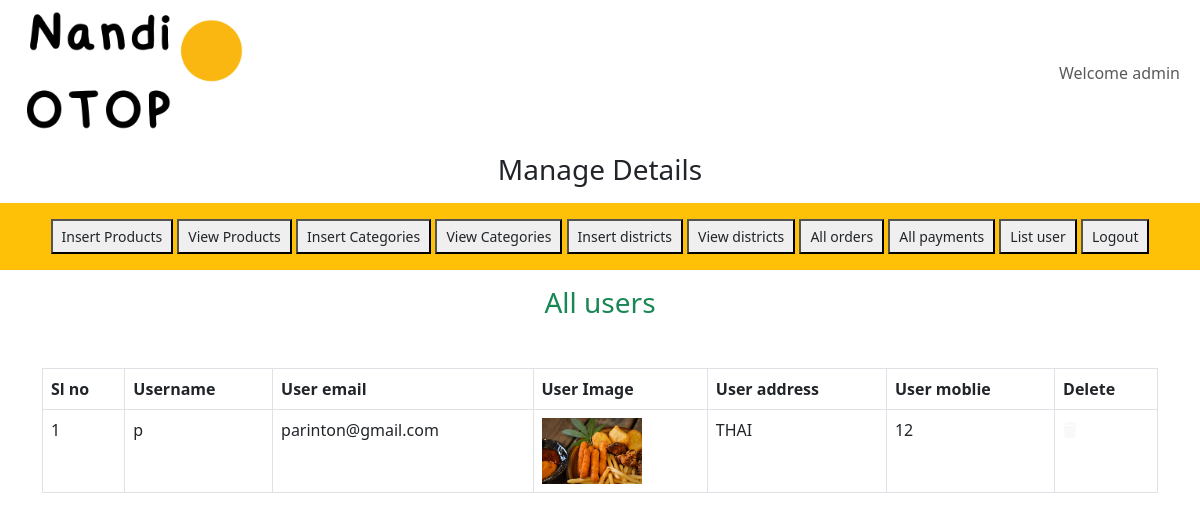
Screenshot of /admin_area/index.php?list_users (signed in) with the database file from the repository.
### tables this page shows
CREATE TABLE `user_table` (
  `user_id` int(11) NOT NULL,
  `username` varchar(100) NOT NULL,
  `user_email` varchar(100) NOT NULL,
  `user_password` varchar(255) NOT NULL,
  `user_image` varchar(255) NOT NULL,
  `user_ip` varchar(100) NOT NULL,
  `user_address` varchar(255) NOT NULL,
  `user_mobile` varchar(20) NOT NULL
);

### admin_area/list_users.php (the view)
<h3 class="text-center text-success">All users</h3>
<table class="table table-bordered mt-5">
    <thead class="bg-warning">
        <?php
        $get_users="select * from `user_table`";
        $result=mysqli_query($con,$get_users);
        $row_count=mysqli_num_rows($result);
        if($row_count==0){
            echo"<h2 class='text-danger text-center mt-5'>No Users yet</h2>";
        }else{
            echo "
            <tr>
            <th>Sl no</th>
            <th>Username</th>
            <th>User email</th>
            <th>User Image</th>
            <th>User address</th>
            <th>User moblie</th>
            <th>Delete</th>
            </tr>
            </thead>
            <tbody class='bg-secondary text-light'>";
        ?>
        <?php
            $number=0;
            while($row_data=mysqli_fetch_assoc($result)){
                $user_id=$row_data['user_id'];
                $username=$row_data['username'];
                $user_email=$row_data['user_email'];
                $user_image=$row_data['user_image'];
                $user_address=$row_data['user_address'];
                $user_mobile=$row_data['user_mobile'];
                $number++;
        ?>
                <tr>
                <td><?php echo $number?></td>
                <td><?php echo$username?></td>
                <td><?php echo$user_email?></td>
                <td><img src='../user_area/user_images/<?php echo $user_image?>' alt='$username' class='product_img'/></td>
                <td><?php echo$user_address?></td>
                <td><?php echo$user_mobile?></td>
                <td><a href='index.php?delete_user=<?php echo $user_id?>' class='text-light'><i class='fa-solid fa-trash'></i></a></td>
                </tr>
<?php
            }
        }
        ?>
    </tbody>
</table>

### style.css (style rules this page uses)
* { margin: 0; padding: 0; box-sizing: border-box; }

### admin_area/index.php (style rules this page uses)
body { overflow-x:hidden; }
.product_img { width:100px; object-fit:contain; }

### rows the page displays
user_table: username "p", user_email "parinton@gmail.com", user_image (picture), user_address "THAI", user_mobile "12"

### other values shown
$_SESSION['admin_name'] "admin"
